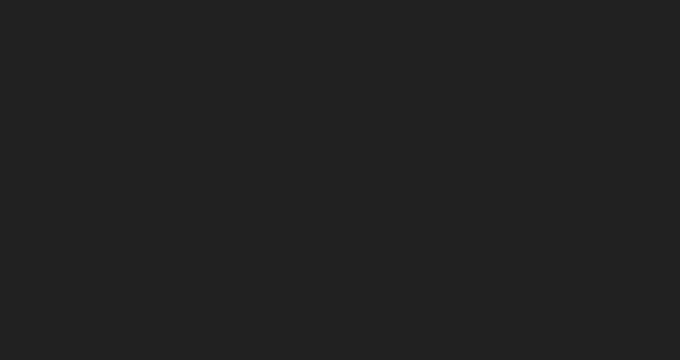
Frame 1 (no input)
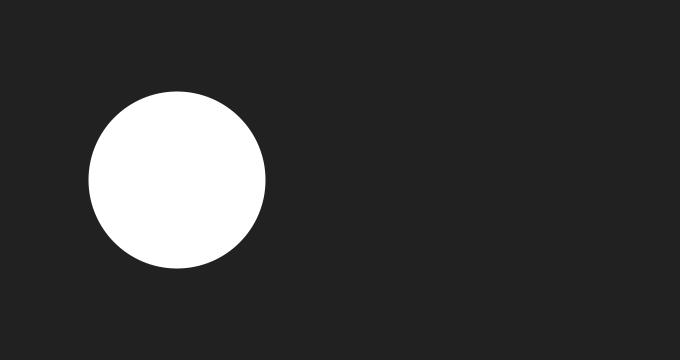
Frame 60 (the mouse pressed at the canvas centre just before this capture)
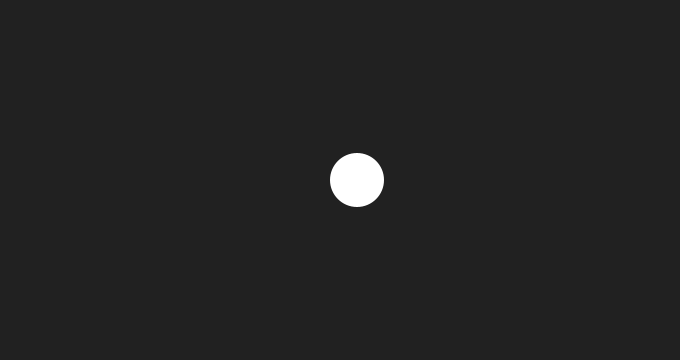
Frame 120 (the mouse held since frame 60 and released just before this capture)

The Processing sketch that drew these frames (run headless with seeded random() and noise(); from frame 60 on, the mouse is pressed at the canvas centre):

// Processing sketch: control_01
// ── control_01.pde
/* 
 --------------------------
 ** PLEASE READ INFO TAB **
 --------------------------
 */

/////////////////////////// GLOBALS ////////////////////////////
float x = 0;
float dia = 0;
/////////////////////////// SETUP ////////////////////////////

void setup() {
  size(680, 360);
  background(33);
  smooth();
  noStroke();
}

/////////////////////////// DRAW ////////////////////////////
void draw() {
  background(33);
 
  ellipse(x, height/2, dia, dia);
  
  if(x > width) {
   x = 0; 
  }
  
  if(dia > 300){
    dia = 0; 
  }
 
  x = x + 3;
  dia = dia + 3;
  
}

/////////////////////////// FUNCTIONS ////////////////////////////
// ── INFO.pde
/*
 * -----------------------
 * CONTROL_01 : Conditions
 * -----------------------
 * 
 * Ce sketch démontre comment prendre des décisions pour
 * changer ce qu'il se passe dans un programme.
 *
 * Ce qu'on appelle une structure de contrôle, 
 * est une manière de prendre des décisions ; 
 * « Si ceci arrive, alors fais cela »
 * 
 * https://fr.wikipedia.org/wiki/Structure_de_contrôle
 *
 * MW_2017
 * https://github.com/FreeArtBureau/fundamentals
 * www.iterations.fabprojects.codes
 *
 * end
 
 */
